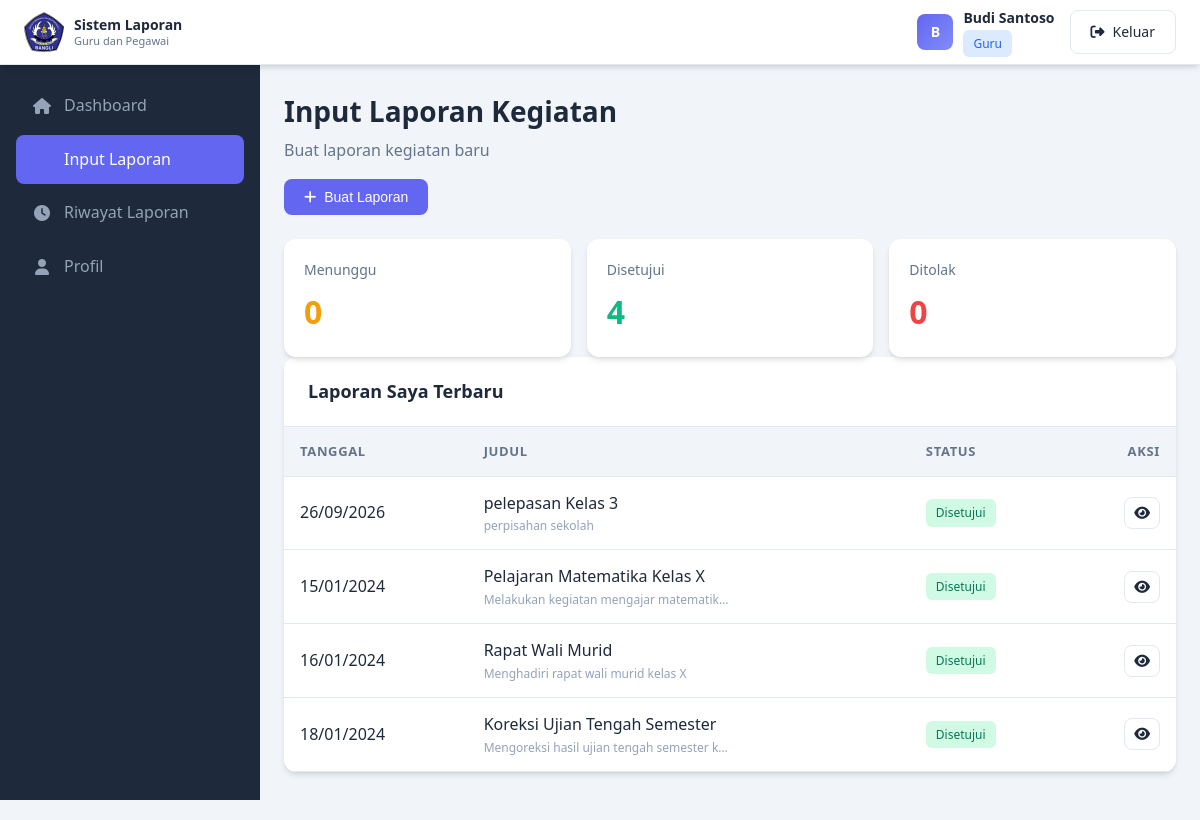
The page /input-laporan.php (signed in) on the database its author committed.
### tables this page shows
CREATE TABLE `users` (
  `id` int(11) NOT NULL,
  `email` varchar(100) NOT NULL,
  `password` varchar(255) NOT NULL,
  `name` varchar(100) NOT NULL,
  `role` enum('ADMIN','GURU','PEGAWAI','KEPALA_SEKOLAH') DEFAULT 'GURU',
  `nip` varchar(20) DEFAULT NULL,
  `phone` varchar(20) DEFAULT NULL,
  `position` varchar(100) DEFAULT NULL,
  `address` text DEFAULT NULL,
  `gender` enum('Laki-laki','Perempuan') DEFAULT NULL,
  `birth_date` date DEFAULT NULL,
  `created_at` timestamp NOT NULL DEFAULT current_timestamp(),
  `updated_at` timestamp NOT NULL DEFAULT current_timestamp() ON UPDATE current_timestamp()
);

CREATE TABLE `reports` (
  `id` int(11) NOT NULL,
  `user_id` int(11) NOT NULL,
  `title` varchar(255) NOT NULL,
  `description` text NOT NULL,
  `activity_date` date NOT NULL,
  `status` enum('PENDING','DISETUJUI','DITOLAK') DEFAULT 'PENDING',
  `verified_by` int(11) DEFAULT NULL,
  `verified_at` timestamp NULL DEFAULT NULL,
  `rejection_note` text DEFAULT NULL,
  `created_at` timestamp NOT NULL DEFAULT current_timestamp(),
  `updated_at` timestamp NOT NULL DEFAULT current_timestamp() ON UPDATE current_timestamp()
);

### config/database.php (called while the page is built, shortened)
<?php
function getConnection() {
    $conn = new mysqli(DB_HOST, DB_USER, DB_PASS, DB_NAME);
    $conn->set_charset("utf8");
    return $conn;
}
function formatTanggalSingkat($date) {
    return date('d/m/Y', strtotime($date));
}
function getCurrentUser() {
    $conn = getConnection();
    $stmt = $conn->prepare("SELECT * FROM users WHERE id = ?");
    $stmt->bind_param("i", $_SESSION['user_id']);
    $stmt->execute();
    $result = $stmt->get_result();
    $user = $result->fetch_assoc();
    return $user;
}
function getRoleLabel($role) {
    $labels = [
        'ADMIN' => 'Administrator',
        'KEPALA_SEKOLAH' => 'Kepala Sekolah',
        'GURU' => 'Guru',
        'PEGAWAI' => 'Pegawai'
    ];
    return $labels[$role] ?? $role;
}
?>

### input-laporan.php (the view, shortened to what this page needs)
<?php
require_once __DIR__ . '/includes/header.php';
$conn = getConnection();
$reportsResult = $conn->query("SELECT * FROM reports WHERE user_id = " . $user['id'] . " ORDER BY created_at DESC LIMIT 10");
$statsQuery = "SELECT
    COUNT(*) as total,
    SUM(CASE WHEN status = 'PENDING' THEN 1 ELSE 0 END) as pending,
    SUM(CASE WHEN status = 'DISETUJUI' THEN 1 ELSE 0 END) as approved,
    SUM(CASE WHEN status = 'DITOLAK' THEN 1 ELSE 0 END) as rejected
    FROM reports WHERE user_id = " . $user['id'];
$stats = $conn->query($statsQuery)->fetch_assoc();
?>
<div class="page-header">
    <h1 class="page-title">Input Laporan Kegiatan</h1>
    <p class="page-subtitle">Buat laporan kegiatan baru</p>
    <div class="page-actions">
        <button class="btn btn-primary" onclick="openModal('reportModal')">
            <i class="fas fa-plus"></i>
            Buat Laporan
        </button>
    </div>
</div>
<div class="grid-3">
    <div class="stat-card pending">
        <div class="stat-label">Menunggu</div>
        <div class="stat-value"><?php echo $stats['pending']; ?></div>
    </div>
    <div class="stat-card approved">
        <div class="stat-label">Disetujui</div>
        <div class="stat-value"><?php echo $stats['approved']; ?></div>
    </div>
    <div class="stat-card rejected">
        <div class="stat-label">Ditolak</div>
        <div class="stat-value"><?php echo $stats['rejected']; ?></div>
    </div>
</div>
<div class="card">
    <div class="card-header">
        <h3 class="card-title">Laporan Saya Terbaru</h3>
    </div>
    <div class="card-body" style="padding: 0;">
        <div class="table-container">
            <table class="table">
                <thead>
                    <tr>
                        <th>Tanggal</th>
                        <th>Judul</th>
                        <th>Status</th>
                        <th style="text-align: right;">Aksi</th>
                    </tr>
                </thead>
                <tbody>
                    <?php if ($reportsResult->num_rows > 0): ?>
                        <?php while ($report = $reportsResult->fetch_assoc()): ?>
                        <tr>
                            <td><?php echo formatTanggalSingkat($report['activity_date']); ?></td>
                            <td>
                                <div>
                                    <div style="font-weight: 500;"><?php echo htmlspecialchars($report['title']); ?></div>
                                    <div style="font-size: 0.75rem; color: #94a3b8; max-width: 250px; overflow: hidden; text-overflow: ellipsis; white-space: nowrap;">
                                        <?php echo htmlspecialchars($report['description']); ?>
                                    </div>
                                </div>
                            </td>
                            <td>
                                <span class="badge badge-<?php echo strtolower($report['status']); ?>">
                                    <?php
                                    echo $report['status'] === 'PENDING' ? 'Menunggu' :
                                         ($report['status'] === 'DISETUJUI' ? 'Disetujui' : 'Ditolak');
                                    ?>
                                </span>
                            </td>
                            <td>
                                <div class="table-actions">
                                    <button class="btn btn-outline btn-icon" onclick="viewReport(<?php echo htmlspecialchars(json_encode($report)); ?>)" title="Detail">
                                        <i class="fas fa-eye"></i>
                                    </button>
                                </div>
                            </td>
                        </tr>
                        <?php endwhile; ?>
                    <?php endif; ?>
                </tbody>
            </table>
        </div>
    </div>
</div>
<?php require_once __DIR__ . '/includes/footer.php'; ?>

### includes/header.php (shortened to what this page needs)
<?php
require_once __DIR__ . '/../config/database.php';
$currentPage = basename($_SERVER['PHP_SELF'], '.php');
$user = getCurrentUser();
$menuItems = [
    'dashboard' => ['label' => 'Dashboard', 'icon' => 'home', 'roles' => ['ADMIN', 'KEPALA_SEKOLAH', 'GURU', 'PEGAWAI']],
    'input-laporan' => ['label' => 'Input Laporan', 'icon' => 'file-plus', 'roles' => ['GURU', 'PEGAWAI']],
    'riwayat-laporan' => ['label' => 'Riwayat Laporan', 'icon' => 'clock', 'roles' => ['GURU', 'PEGAWAI']],
    'kelola-data' => ['label' => 'Kelola Data', 'icon' => 'users', 'roles' => ['ADMIN']],
    'verifikasi' => ['label' => 'Verifikasi Laporan', 'icon' => 'check-circle', 'roles' => ['ADMIN']],
    'monitoring' => ['label' => 'Rekap Laporan', 'icon' => 'chart-bar', 'roles' => ['KEPALA_SEKOLAH', 'ADMIN']],
    'profil' => ['label' => 'Profil', 'icon' => 'user', 'roles' => ['ADMIN', 'KEPALA_SEKOLAH', 'GURU', 'PEGAWAI']],
];
$filteredMenuItems = array_filter($menuItems, function($item) use ($user) {
    return in_array($user['role'], $item['roles']);
});
?>
<!DOCTYPE html>
<html lang="id">
<head>
    <link rel="stylesheet" href="https://cdnjs.cloudflare.com/ajax/libs/font-awesome/6.4.0/css/all.min.css">
    <link rel="stylesheet" href="<?php echo BASE_URL; ?>/assets/css/style.css">
</head>
<body>
<header class="header">
    <div class="header-content">
        <div class="header-left">
            <div class="logo">
                <img src="logosmk3.png" alt="Logo Sekolah" class="logo-img">
                <div class="logo-text">
                    <span class="logo-title">Sistem Laporan</span>
                    <span class="logo-subtitle">Guru dan Pegawai</span>
                </div>
            </div>
        </div>
        <div class="header-right">
            <div class="user-info">
                <div class="user-avatar">
                    <?php echo strtoupper(substr($user['name'], 0, 1)); ?>
                </div>
                <div class="user-details">
                    <span class="user-name"><?php echo htmlspecialchars($user['name']); ?></span>
                    <span class="user-role badge badge-<?php echo strtolower($user['role']); ?>">
                        <?php echo getRoleLabel($user['role']); ?>
                    </span>
                </div>
            </div>
            <a href="<?php echo BASE_URL; ?>/logout.php" class="btn btn-outline">
                <i class="fas fa-sign-out-alt"></i>
                <span>Keluar</span>
            </a>
        </div>
    </div>
</header>
    <aside class="sidebar" id="sidebar">
        <nav class="sidebar-nav">
            <?php foreach ($filteredMenuItems as $page => $item): ?>
            <a href="<?php echo BASE_URL; ?>/<?php echo $page; ?>.php"
               class="sidebar-link <?php echo $currentPage === $page ? 'active' : ''; ?>">
                <i class="fas fa-<?php echo $item['icon']; ?>"></i>
                <span><?php echo $item['label']; ?></span>
            </a>
            <?php endforeach; ?>
        </nav>
    </aside>
    <main class="main-content">

### includes/header.php (style rules this page uses)
.header-content { display: flex; justify-content: space-between; align-items: center; }
.header-left { display: flex; align-items: center; gap: 12px; }
.logo { display: flex; align-items: center; gap: 10px; }
.logo-img { width: 40px; height: 40px; object-fit: contain; }
.logo-text { display: flex; flex-direction: column; line-height: 1.2; }
.logo-title { font-weight: 600; font-size: 14px; }
.logo-subtitle { font-size: 11px; color: #64748b; }
.header-right { display: flex; align-items: center; gap: 15px; }
.user-info { display: flex; align-items: center; gap: 10px; }

### includes/footer.php (style rules this page uses)
.badge-disetujui { background: #d1fae5; color: #047857; }
.stat-card.pending .stat-value { color: #f59e0b; }
.stat-card.approved .stat-value { color: #10b981; }
.stat-card.rejected .stat-value { color: #ef4444; }
.user-avatar { width: 36px; height: 36px; background: linear-gradient(135deg, #6366f1, #818cf8); border-radius: 8px; display: inline-flex; align-items: center; justify-content: center; color: white; font-weight: 600; font-size: 0.875rem; }
.table-actions { display: flex; gap: 0.25rem; justify-content: flex-end; }
.table-actions .btn { padding: 0.5rem; min-width: 32px; height: 32px; }

### rows shown on the page
users: name "B", name "Budi Santoso", role "Guru"
reports: activity_date "26/09/2026", title "pelepasan Kelas 3", description "perpisahan sekolah", status "Disetujui"
reports: activity_date "15/01/2024", title "Pelajaran Matematika Kelas X", description "Melakukan kegiatan mengajar matematik…", status "Disetujui"
reports: activity_date "16/01/2024", title "Rapat Wali Murid", description "Menghadiri rapat wali murid kelas X", status "Disetujui"
reports: activity_date "18/01/2024", title "Koreksi Ujian Tengah Semester", description "Mengoreksi hasil ujian tengah semester k…", status "Disetujui"

### other values the page prints
$item['label'] "Dashboard"
$item['label'] "Input Laporan"
$item['label'] "Riwayat Laporan"
$item['label'] "Profil"
$stats['pending'] "0"
$stats['approved'] "4"
$stats['rejected'] "0"
